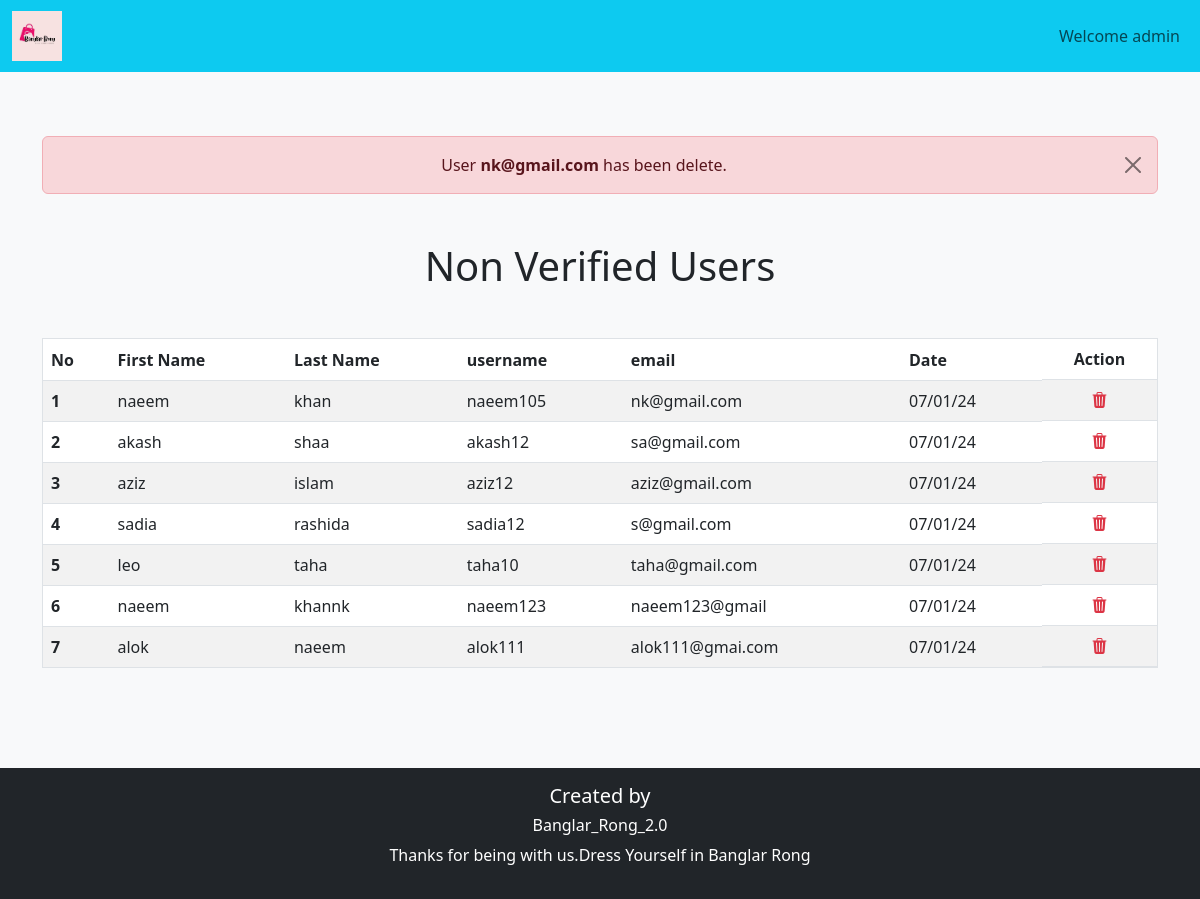
The app's page /admin_area/users.php?true=nk@gmail.com (signed in) with its own data.
### tables this page shows
CREATE TABLE `users` (
  `id` int(120) NOT NULL,
  `fname` varchar(150) DEFAULT NULL,
  `lname` varchar(150) DEFAULT NULL,
  `username` varchar(150) DEFAULT NULL,
  `email` varchar(150) DEFAULT NULL,
  `password` varchar(150) DEFAULT NULL,
  `verify` tinyint(1) NOT NULL,
  `verify_code` text NOT NULL,
  `date` timestamp NULL DEFAULT current_timestamp(),
  `phone_no` text NOT NULL,
  `address` text NOT NULL
);

### admin_area/users.php (the view, shortened to what this page needs)
<?php
require('header.php');
?>
<body class="bg-light">
    <div class="container mt-3">
    <?php
if(isset($_GET['true'])){
  ?>
  <div class="alert alert-danger text-center alert-dismissible fade show" role="alert">
 User <span class='fw-bold'><?php echo $_GET['true'];?></span> has been delete.
 <a href='users.php' type="button" class="btn-close" ></a>
</div>
<?php
}
?>
        <h1 class="text-center my-5">Non Verified Users</h1>
        <table class="table table-striped border">
  <thead>
    <tr>
      <th scope="col">No</th>
      <th scope="col">First Name</th>
      <th scope="col">Last Name</th>
      <th scope="col">username</th>
      <th scope="col">email</th>
      <th scope="col">Date</th>
      <th scope="col" class='d-flex justify-content-around'>Action</th>
    </tr>
  </thead>
  <tbody>
    <?php
    global $con;
    $select_query = "SELECT * FROM `users` WHERE `verify`=0 AND  `date`<DATE_SUB(NOW(), INTERVAL 30 MINUTE)";
$result_query = mysqli_query($con, $select_query);
$no = 1;
while ($row = mysqli_fetch_assoc($result_query)) {
    $id = $row['id'];
    $username = $row['username'];
    $email = $row['email'];
    $lname = $row['lname'];
    $fname = $row['fname'];
    $timestamp = $row['date'];
    $timestamp = date("d/m/y",strtotime($timestamp));
    ?>
    <tr class='product-<?php echo $id;?>'>
      <th scope="row"><?php echo $no++;?></th>
      <td><?php echo $fname;?></td>
      <td><?php echo $lname;?></td>
      <td><?php echo $username;?></td>
      <td><?php echo $email;?></td>
      <td ><?php echo $timestamp;?></td>
      <td class='d-flex justify-content-around'><a href="users.php?username=<?php echo $email?>"><i class="bi bi-trash3-fill text-danger"></i></a></td>
    </tr>
    <?php
}?>
  </tbody>
</table>
</div>
<?php
require('footer.php')
?>

### style.css (style rules this page uses)
* { margin: 0; padding: 0; box-sizing: border-box; }

### admin_area/header.php (style rules this page uses)
body { min-height: 100vh !important; display: flex !important; flex-direction: column !important; }
table { margin-bottom: 100px !important; }

### records on screen
users: fname "naeem", lname "khan", username "naeem105", email "nk@gmail.com", date "07/01/24"
users: fname "akash", lname "shaa", username "akash12", email "sa@gmail.com", date "07/01/24"
users: fname "aziz", lname "islam", username "aziz12", email "aziz@gmail.com", date "07/01/24"
users: fname "sadia", lname "rashida", username "sadia12", email "s@gmail.com", date "07/01/24"
users: fname "leo", lname "taha", username "taha10", email "taha@gmail.com", date "07/01/24"
users: fname "naeem", lname "khannk", username "naeem123", email "naeem123@gmail", date "07/01/24"
users: fname "alok", lname "naeem", username "alok111", email "alok111@gmai.com", date "07/01/24"

### other values on screen
$_SESSION['admin_name'] "admin"
$_GET['true'] "nk@gmail.com"
